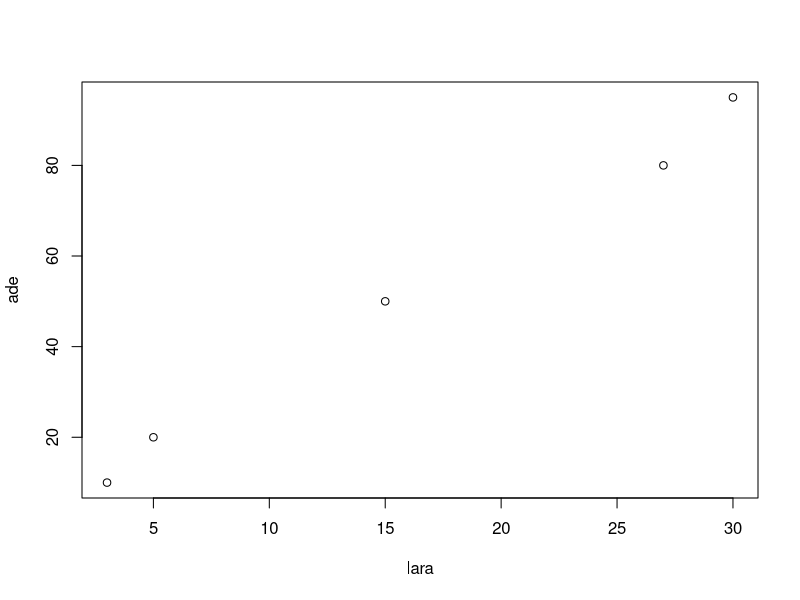
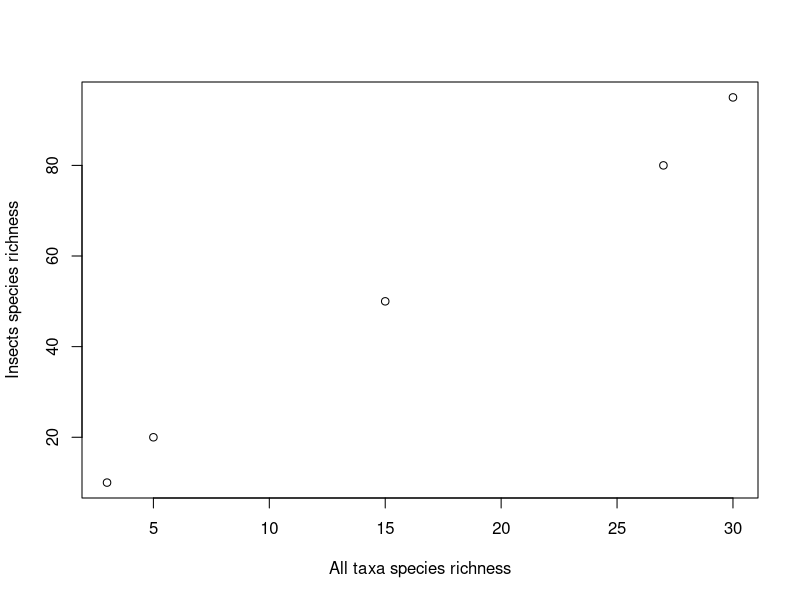
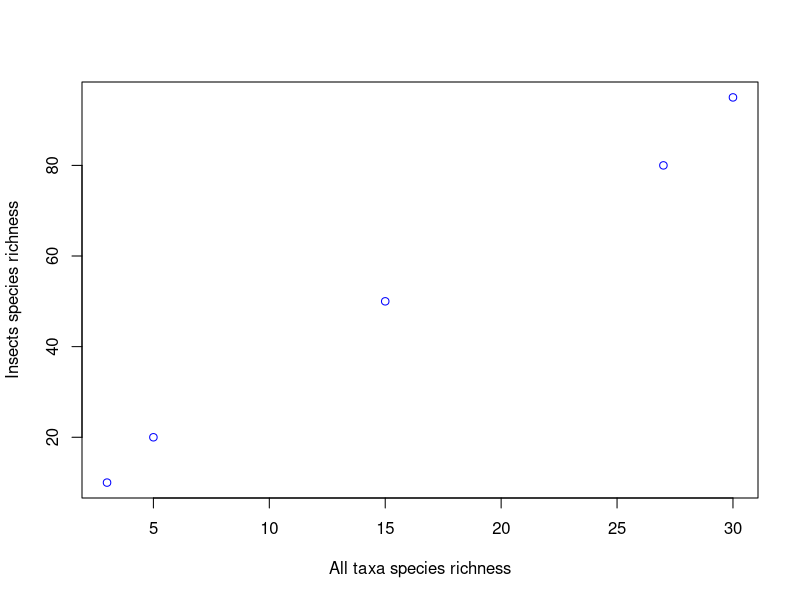
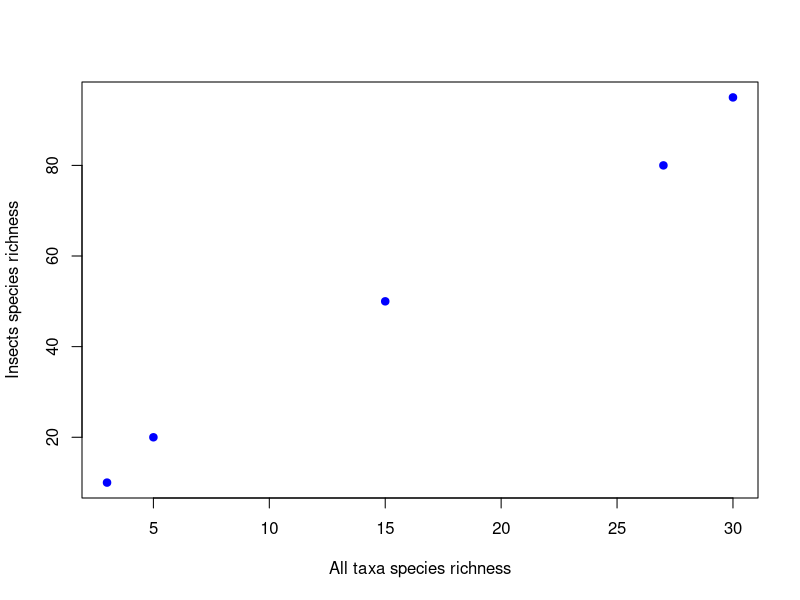
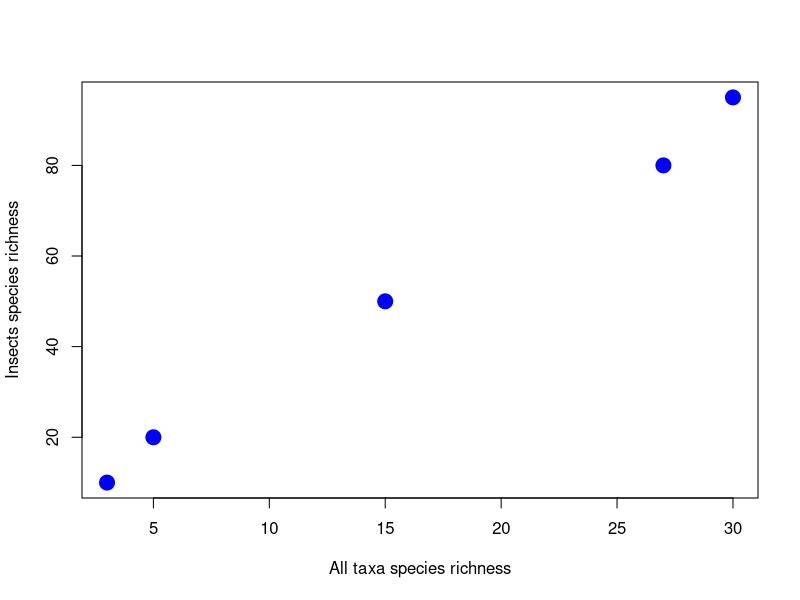
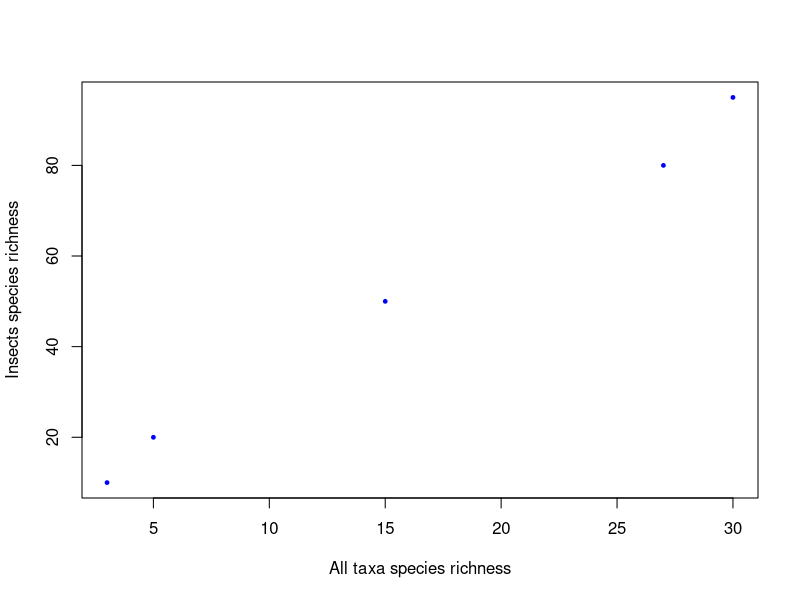

R code for these plots, in order:
2+3
#this is a comment, R will not read this but humans will

kat<-2+3

deanna<-5+7

#instead of 2+3+5+7
kat+deanna

#instead of (2+3)*(5+7)
kat*deanna

ade<-c(10,20,50,80,95) #these are the samples of Adelaide containing insect species richness
lara<-c(3,5,15,27,30) #these are species numbers of different taxa found by different scientists

#Is the bumber of insect species related to the number of speces of different taxa?
plot(lara,ade) 

#lets put different arguments
plot(lara, ade, xlab="All taxa species richness", ylab="Insects species richness")

plot(lara, ade, xlab="All taxa species richness", ylab="Insects species richness", col="blue") #add color

plot(lara, ade, xlab="All taxa species richness", ylab="Insects species richness", col="blue", pch=19) #change symbol

plot(lara, ade, xlab="All taxa species richness", ylab="Insects species richness", col="blue", pch=19, cex=2) #increase character size

plot(lara, ade, xlab="All taxa species richness", ylab="Insects species richness", col="blue", pch=19, cex=0.5) #decrease character size
